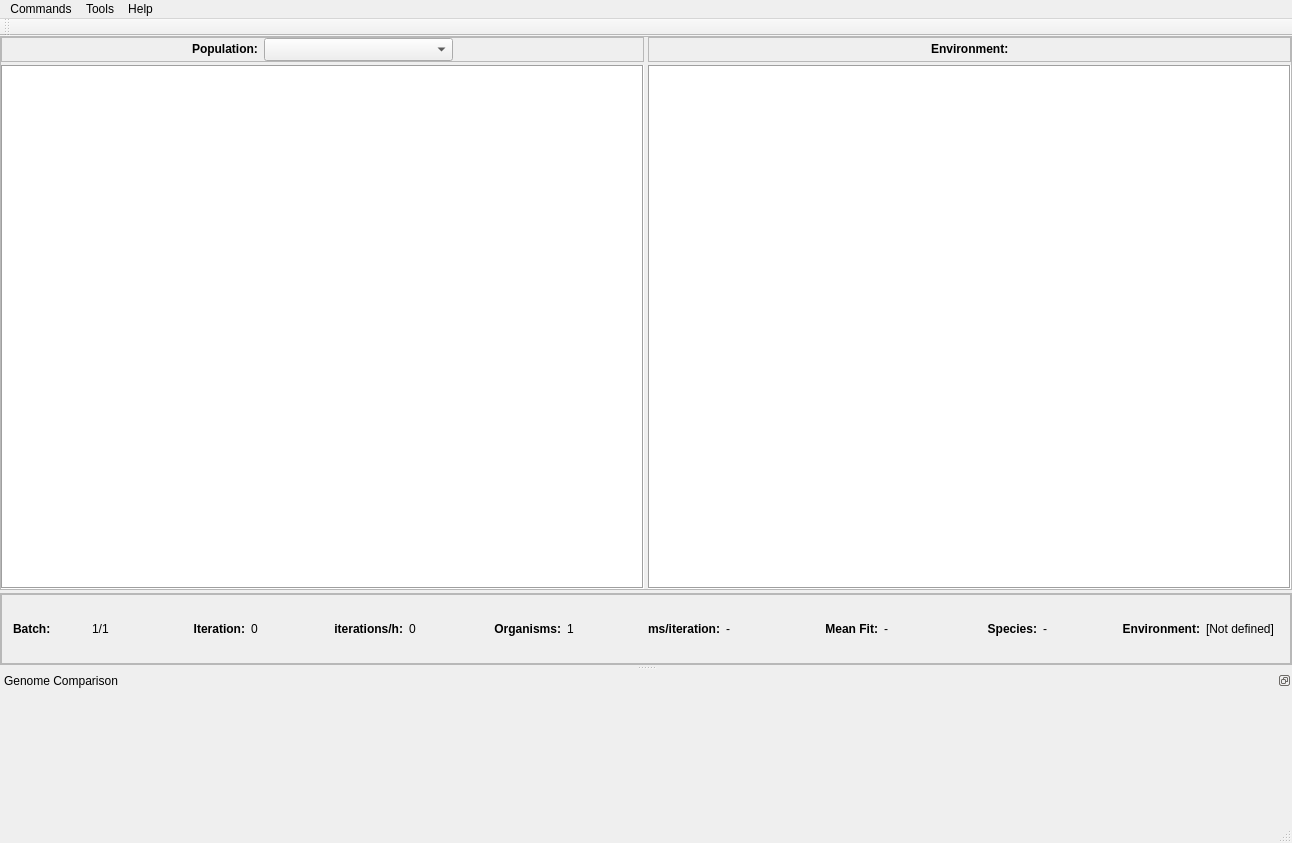
<?xml version="1.0" encoding="UTF-8"?>
<ui version="4.0">
 <class>MainWindow</class>
 <widget class="QMainWindow" name="MainWindow">
  <property name="geometry">
   <rect>
    <x>0</x>
    <y>0</y>
    <width>1292</width>
    <height>843</height>
   </rect>
  </property>
  <property name="windowTitle">
   <string>REvoSim</string>
  </property>
  <property name="toolButtonStyle">
   <enum>Qt::ToolButtonTextUnderIcon</enum>
  </property>
  <property name="documentMode">
   <bool>false</bool>
  </property>
  <widget class="QWidget" name="centralWidget">
   <property name="sizePolicy">
    <sizepolicy hsizetype="Preferred" vsizetype="Preferred">
     <horstretch>0</horstretch>
     <verstretch>1</verstretch>
    </sizepolicy>
   </property>
   <layout class="QVBoxLayout" name="verticalLayout_4">
    <property name="spacing">
     <number>3</number>
    </property>
    <property name="leftMargin">
     <number>0</number>
    </property>
    <property name="topMargin">
     <number>0</number>
    </property>
    <property name="rightMargin">
     <number>0</number>
    </property>
    <property name="bottomMargin">
     <number>0</number>
    </property>
    <item>
     <widget class="QFrame" name="frame_2">
      <property name="frameShape">
       <enum>QFrame::StyledPanel</enum>
      </property>
      <property name="frameShadow">
       <enum>QFrame::Raised</enum>
      </property>
      <layout class="QHBoxLayout" name="horizontalLayout">
       <property name="spacing">
        <number>4</number>
       </property>
       <property name="leftMargin">
        <number>0</number>
       </property>
       <property name="topMargin">
        <number>0</number>
       </property>
       <property name="rightMargin">
        <number>0</number>
       </property>
       <property name="bottomMargin">
        <number>0</number>
       </property>
       <item>
        <layout class="QVBoxLayout" name="verticalLayout">
         <property name="spacing">
          <number>3</number>
         </property>
         <item>
          <widget class="QFrame" name="frame_3">
           <property name="sizePolicy">
            <sizepolicy hsizetype="Preferred" vsizetype="Fixed">
             <horstretch>0</horstretch>
             <verstretch>25</verstretch>
            </sizepolicy>
           </property>
           <property name="minimumSize">
            <size>
             <width>0</width>
             <height>25</height>
            </size>
           </property>
           <property name="maximumSize">
            <size>
             <width>16777215</width>
             <height>25</height>
            </size>
           </property>
           <property name="frameShape">
            <enum>QFrame::StyledPanel</enum>
           </property>
           <property name="frameShadow">
            <enum>QFrame::Raised</enum>
           </property>
           <layout class="QHBoxLayout" name="horizontalLayout_4">
            <property name="leftMargin">
             <number>0</number>
            </property>
            <property name="topMargin">
             <number>0</number>
            </property>
            <property name="rightMargin">
             <number>0</number>
            </property>
            <property name="bottomMargin">
             <number>0</number>
            </property>
            <item>
             <spacer name="horizontalSpacer">
              <property name="orientation">
               <enum>Qt::Horizontal</enum>
              </property>
              <property name="sizeHint" stdset="0">
               <size>
                <width>40</width>
                <height>20</height>
               </size>
              </property>
             </spacer>
            </item>
            <item>
             <widget class="QLabel" name="label_7">
              <property name="sizePolicy">
               <sizepolicy hsizetype="Fixed" vsizetype="Preferred">
                <horstretch>0</horstretch>
                <verstretch>0</verstretch>
               </sizepolicy>
              </property>
              <property name="text">
               <string>&lt;b&gt;Population:&lt;/b&gt;</string>
              </property>
             </widget>
            </item>
            <item>
             <widget class="QComboBox" name="populationWindowComboBox">
              <property name="sizePolicy">
               <sizepolicy hsizetype="Expanding" vsizetype="Expanding">
                <horstretch>0</horstretch>
                <verstretch>0</verstretch>
               </sizepolicy>
              </property>
              <property name="currentIndex">
               <number>-1</number>
              </property>
             </widget>
            </item>
            <item>
             <spacer name="horizontalSpacer_2">
              <property name="orientation">
               <enum>Qt::Horizontal</enum>
              </property>
              <property name="sizeHint" stdset="0">
               <size>
                <width>40</width>
                <height>20</height>
               </size>
              </property>
             </spacer>
            </item>
           </layout>
          </widget>
         </item>
         <item>
          <widget class="QGraphicsView" name="GV_Population">
           <property name="sizePolicy">
            <sizepolicy hsizetype="Expanding" vsizetype="Expanding">
             <horstretch>0</horstretch>
             <verstretch>0</verstretch>
            </sizepolicy>
           </property>
           <property name="minimumSize">
            <size>
             <width>350</width>
             <height>350</height>
            </size>
           </property>
           <property name="autoFillBackground">
            <bool>false</bool>
           </property>
           <property name="frameShape">
            <enum>QFrame::Box</enum>
           </property>
           <property name="frameShadow">
            <enum>QFrame::Sunken</enum>
           </property>
           <property name="verticalScrollBarPolicy">
            <enum>Qt::ScrollBarAsNeeded</enum>
           </property>
           <property name="backgroundBrush">
            <brush brushstyle="NoBrush">
             <color alpha="255">
              <red>13</red>
              <green>13</green>
              <blue>13</blue>
             </color>
            </brush>
           </property>
          </widget>
         </item>
        </layout>
       </item>
       <item>
        <layout class="QVBoxLayout" name="verticalLayout_2">
         <property name="spacing">
          <number>3</number>
         </property>
         <item>
          <widget class="QFrame" name="frame_4">
           <property name="sizePolicy">
            <sizepolicy hsizetype="Preferred" vsizetype="Fixed">
             <horstretch>0</horstretch>
             <verstretch>25</verstretch>
            </sizepolicy>
           </property>
           <property name="minimumSize">
            <size>
             <width>0</width>
             <height>25</height>
            </size>
           </property>
           <property name="maximumSize">
            <size>
             <width>16777215</width>
             <height>25</height>
            </size>
           </property>
           <property name="frameShape">
            <enum>QFrame::StyledPanel</enum>
           </property>
           <property name="frameShadow">
            <enum>QFrame::Raised</enum>
           </property>
           <layout class="QHBoxLayout" name="horizontalLayout_2">
            <property name="leftMargin">
             <number>0</number>
            </property>
            <property name="topMargin">
             <number>0</number>
            </property>
            <property name="rightMargin">
             <number>0</number>
            </property>
            <property name="bottomMargin">
             <number>0</number>
            </property>
            <item>
             <spacer name="horizontalSpacer_3">
              <property name="orientation">
               <enum>Qt::Horizontal</enum>
              </property>
              <property name="sizeHint" stdset="0">
               <size>
                <width>40</width>
                <height>20</height>
               </size>
              </property>
             </spacer>
            </item>
            <item>
             <widget class="QLabel" name="label_2">
              <property name="text">
               <string>&lt;b&gt;Environment:&lt;/b&gt;</string>
              </property>
              <property name="alignment">
               <set>Qt::AlignLeading|Qt::AlignLeft|Qt::AlignVCenter</set>
              </property>
             </widget>
            </item>
            <item>
             <spacer name="horizontalSpacer_4">
              <property name="orientation">
               <enum>Qt::Horizontal</enum>
              </property>
              <property name="sizeHint" stdset="0">
               <size>
                <width>40</width>
                <height>20</height>
               </size>
              </property>
             </spacer>
            </item>
           </layout>
          </widget>
         </item>
         <item>
          <widget class="QGraphicsView" name="GV_Environment">
           <property name="sizePolicy">
            <sizepolicy hsizetype="Expanding" vsizetype="Expanding">
             <horstretch>0</horstretch>
             <verstretch>0</verstretch>
            </sizepolicy>
           </property>
           <property name="minimumSize">
            <size>
             <width>350</width>
             <height>350</height>
            </size>
           </property>
           <property name="frameShape">
            <enum>QFrame::Box</enum>
           </property>
           <property name="frameShadow">
            <enum>QFrame::Sunken</enum>
           </property>
          </widget>
         </item>
        </layout>
       </item>
      </layout>
     </widget>
    </item>
    <item>
     <widget class="QFrame" name="frame">
      <property name="sizePolicy">
       <sizepolicy hsizetype="Preferred" vsizetype="Maximum">
        <horstretch>0</horstretch>
        <verstretch>0</verstretch>
       </sizepolicy>
      </property>
      <property name="frameShape">
       <enum>QFrame::StyledPanel</enum>
      </property>
      <property name="frameShadow">
       <enum>QFrame::Raised</enum>
      </property>
      <layout class="QVBoxLayout" name="verticalLayout_5">
       <property name="spacing">
        <number>3</number>
       </property>
       <property name="leftMargin">
        <number>0</number>
       </property>
       <property name="topMargin">
        <number>0</number>
       </property>
       <property name="rightMargin">
        <number>0</number>
       </property>
       <property name="bottomMargin">
        <number>0</number>
       </property>
       <item>
        <widget class="QScrollArea" name="scrollArea">
         <property name="verticalScrollBarPolicy">
          <enum>Qt::ScrollBarAlwaysOff</enum>
         </property>
         <property name="horizontalScrollBarPolicy">
          <enum>Qt::ScrollBarAlwaysOff</enum>
         </property>
         <property name="widgetResizable">
          <bool>true</bool>
         </property>
         <widget class="QWidget" name="scrollAreaWidgetContents">
          <property name="geometry">
           <rect>
            <x>0</x>
            <y>0</y>
            <width>1288</width>
            <height>68</height>
           </rect>
          </property>
          <layout class="QHBoxLayout" name="horizontalLayout_5">
           <item>
            <layout class="QHBoxLayout" name="horizontalLayout_3">
             <item>
              <widget class="QLabel" name="batchLabel">
               <property name="text">
                <string>&lt;b&gt;Batch:&lt;/b&gt;</string>
               </property>
              </widget>
             </item>
             <item>
              <widget class="QLabel" name="LabelBatch">
               <property name="text">
                <string>1/1</string>
               </property>
              </widget>
             </item>
             <item>
              <widget class="QLabel" name="iterationLabel">
               <property name="text">
                <string>&lt;b&gt;Iteration:&lt;/b&gt;</string>
               </property>
               <property name="textFormat">
                <enum>Qt::AutoText</enum>
               </property>
               <property name="alignment">
                <set>Qt::AlignRight|Qt::AlignTrailing|Qt::AlignVCenter</set>
               </property>
              </widget>
             </item>
             <item>
              <widget class="QLabel" name="LabelIteration">
               <property name="text">
                <string>0</string>
               </property>
              </widget>
             </item>
             <item>
              <widget class="QLabel" name="iterationsperhourLabel">
               <property name="text">
                <string>&lt;b&gt;iterations/h:&lt;/b&gt;</string>
               </property>
               <property name="alignment">
                <set>Qt::AlignRight|Qt::AlignTrailing|Qt::AlignVCenter</set>
               </property>
              </widget>
             </item>
             <item>
              <widget class="QLabel" name="LabelIterationsPerHour">
               <property name="text">
                <string>0</string>
               </property>
              </widget>
             </item>
             <item>
              <widget class="QLabel" name="crittersLabel">
               <property name="text">
                <string>&lt;b&gt;Organisms:&lt;/b&gt;</string>
               </property>
               <property name="alignment">
                <set>Qt::AlignRight|Qt::AlignTrailing|Qt::AlignVCenter</set>
               </property>
              </widget>
             </item>
             <item>
              <widget class="QLabel" name="LabelCritters">
               <property name="text">
                <string>1</string>
               </property>
              </widget>
             </item>
             <item>
              <widget class="QLabel" name="msPerIterationLabel">
               <property name="text">
                <string>&lt;b&gt;ms/iteration:&lt;/b&gt;</string>
               </property>
               <property name="alignment">
                <set>Qt::AlignRight|Qt::AlignTrailing|Qt::AlignVCenter</set>
               </property>
              </widget>
             </item>
             <item>
              <widget class="QLabel" name="LabelSpeed">
               <property name="text">
                <string>-</string>
               </property>
              </widget>
             </item>
             <item>
              <widget class="QLabel" name="meanFitLabel">
               <property name="text">
                <string>&lt;b&gt;Mean Fit:&lt;/b&gt;</string>
               </property>
               <property name="alignment">
                <set>Qt::AlignRight|Qt::AlignTrailing|Qt::AlignVCenter</set>
               </property>
              </widget>
             </item>
             <item>
              <widget class="QLabel" name="LabelFitness">
               <property name="text">
                <string>-</string>
               </property>
              </widget>
             </item>
             <item>
              <widget class="QLabel" name="speciesLabel">
               <property name="text">
                <string>&lt;b&gt;Species:&lt;/b&gt;</string>
               </property>
               <property name="alignment">
                <set>Qt::AlignRight|Qt::AlignTrailing|Qt::AlignVCenter</set>
               </property>
              </widget>
             </item>
             <item>
              <widget class="QLabel" name="LabelSpecies">
               <property name="text">
                <string>-</string>
               </property>
              </widget>
             </item>
             <item>
              <widget class="QLabel" name="environmentLabel">
               <property name="text">
                <string>&lt;b&gt;Environment:&lt;/b&gt;</string>
               </property>
               <property name="alignment">
                <set>Qt::AlignRight|Qt::AlignTrailing|Qt::AlignVCenter</set>
               </property>
              </widget>
             </item>
             <item>
              <widget class="QLabel" name="LabelEnvironment">
               <property name="text">
                <string>[Not defined]</string>
               </property>
              </widget>
             </item>
            </layout>
           </item>
          </layout>
         </widget>
        </widget>
       </item>
      </layout>
     </widget>
    </item>
   </layout>
  </widget>
  <widget class="QStatusBar" name="statusBar"/>
  <widget class="QDockWidget" name="genomeComparisonDock">
   <property name="minimumSize">
    <size>
     <width>250</width>
     <height>150</height>
    </size>
   </property>
   <property name="features">
    <set>QDockWidget::DockWidgetFloatable|QDockWidget::DockWidgetMovable</set>
   </property>
   <property name="windowTitle">
    <string>Genome Comparison</string>
   </property>
   <attribute name="dockWidgetArea">
    <number>8</number>
   </attribute>
   <widget class="QWidget" name="genomeComparisonContent"/>
  </widget>
  <widget class="QToolBar" name="toolBar">
   <property name="windowTitle">
    <string>toolBar</string>
   </property>
   <attribute name="toolBarArea">
    <enum>TopToolBarArea</enum>
   </attribute>
   <attribute name="toolBarBreak">
    <bool>false</bool>
   </attribute>
  </widget>
  <widget class="QMenuBar" name="menuBar">
   <property name="geometry">
    <rect>
     <x>0</x>
     <y>0</y>
     <width>1292</width>
     <height>24</height>
    </rect>
   </property>
   <widget class="QMenu" name="menuCommands">
    <property name="mouseTracking">
     <bool>true</bool>
    </property>
    <property name="focusPolicy">
     <enum>Qt::NoFocus</enum>
    </property>
    <property name="title">
     <string>Commands</string>
    </property>
    <addaction name="actionLoad_Random_Numbers"/>
    <addaction name="actionStart_Sim"/>
    <addaction name="actionRun_for"/>
    <addaction name="actionBatch"/>
    <addaction name="actionPause_Sim"/>
    <addaction name="actionStop_Sim"/>
    <addaction name="actionReset"/>
    <addaction name="actionReseed"/>
    <addaction name="actionGo_Slow"/>
    <addaction name="separator"/>
    <addaction name="actionSave"/>
    <addaction name="actionLoad"/>
    <addaction name="actionSaveSettings"/>
    <addaction name="actionLoadSettings"/>
    <addaction name="separator"/>
    <addaction name="actionCount_peaks"/>
    <addaction name="separator"/>
    <addaction name="actionExit"/>
   </widget>
   <widget class="QMenu" name="menuTools">
    <property name="title">
     <string>Tools</string>
    </property>
    <addaction name="actionGenomeComparison"/>
    <addaction name="actionSettings_Dock"/>
   </widget>
   <widget class="QMenu" name="menuHelp">
    <property name="title">
     <string>Help</string>
    </property>
    <addaction name="actionCode_on_GitHub"/>
    <addaction name="actionBugIssueFeatureRequest"/>
    <addaction name="actionOnline_User_Manual"/>
    <addaction name="separator"/>
    <addaction name="actionAbout"/>
   </widget>
   <addaction name="menuCommands"/>
   <addaction name="menuTools"/>
   <addaction name="menuHelp"/>
  </widget>
  <action name="actionReset">
   <property name="text">
    <string>Reset</string>
   </property>
   <property name="toolTip">
    <string>Reset</string>
   </property>
   <property name="shortcut">
    <string>Alt+X</string>
   </property>
  </action>
  <action name="actionStart_Sim">
   <property name="text">
    <string>Run</string>
   </property>
   <property name="toolTip">
    <string>Run</string>
   </property>
   <property name="shortcut">
    <string>Alt+S</string>
   </property>
  </action>
  <action name="actionStop_Sim">
   <property name="text">
    <string>Stop</string>
   </property>
   <property name="toolTip">
    <string>Stop</string>
   </property>
   <property name="shortcut">
    <string>Alt+X</string>
   </property>
  </action>
  <action name="actionRun_for">
   <property name="text">
    <string>Run for...</string>
   </property>
   <property name="toolTip">
    <string>Run for</string>
   </property>
   <property name="shortcut">
    <string>Alt+R</string>
   </property>
  </action>
  <action name="actionSave">
   <property name="text">
    <string>Save...</string>
   </property>
   <property name="shortcut">
    <string>Ctrl+S</string>
   </property>
  </action>
  <action name="actionLoad">
   <property name="text">
    <string>Load...</string>
   </property>
   <property name="shortcut">
    <string>Ctrl+O</string>
   </property>
  </action>
  <action name="actionGenomeComparison">
   <property name="checkable">
    <bool>true</bool>
   </property>
   <property name="checked">
    <bool>false</bool>
   </property>
   <property name="text">
    <string>Genome Comparison Dock</string>
   </property>
  </action>
  <action name="actionGo_Slow">
   <property name="checkable">
    <bool>true</bool>
   </property>
   <property name="text">
    <string>Go Slow</string>
   </property>
  </action>
  <action name="actionLoad_Random_Numbers">
   <property name="text">
    <string>Load Random Numbers...</string>
   </property>
  </action>
  <action name="actionFitness_logging_to_File">
   <property name="checkable">
    <bool>true</bool>
   </property>
   <property name="enabled">
    <bool>true</bool>
   </property>
   <property name="text">
    <string>Fitness logging</string>
   </property>
  </action>
  <action name="actionReseed">
   <property name="checkable">
    <bool>false</bool>
   </property>
   <property name="text">
    <string>Reseed with known genome...</string>
   </property>
  </action>
  <action name="actionBatch">
   <property name="text">
    <string>Batch</string>
   </property>
  </action>
  <action name="actionRecombination_logging">
   <property name="checkable">
    <bool>true</bool>
   </property>
   <property name="text">
    <string>Recombination logging</string>
   </property>
  </action>
  <action name="actionCount_peaks">
   <property name="text">
    <string>Count peaks...</string>
   </property>
   <property name="shortcut">
    <string>Ctrl+Shift+P</string>
   </property>
  </action>
  <action name="actionSaveSettings">
   <property name="text">
    <string>Save settings...</string>
   </property>
   <property name="shortcut">
    <string>Ctrl+Shift+S</string>
   </property>
  </action>
  <action name="actionLoadSettings">
   <property name="text">
    <string>Load settings...</string>
   </property>
   <property name="shortcut">
    <string>Ctrl+Shift+O</string>
   </property>
  </action>
  <action name="actionPause_Sim">
   <property name="text">
    <string>Pause</string>
   </property>
   <property name="shortcut">
    <string>Alt+P</string>
   </property>
  </action>
  <action name="actionAbout">
   <property name="text">
    <string>About</string>
   </property>
  </action>
  <action name="actionExit">
   <property name="text">
    <string>Exit</string>
   </property>
  </action>
  <action name="actionCode_on_GitHub">
   <property name="text">
    <string>Code on GitHub</string>
   </property>
  </action>
  <action name="actionOnline_User_Manual">
   <property name="text">
    <string>Online User Manual</string>
   </property>
  </action>
  <action name="actionSettings_Dock">
   <property name="checkable">
    <bool>true</bool>
   </property>
   <property name="text">
    <string>Settings Dock</string>
   </property>
  </action>
  <action name="actionBugIssueFeatureRequest">
   <property name="text">
    <string>Report Bug/Issue/Feature Request</string>
   </property>
  </action>
 </widget>
 <layoutdefault spacing="6" margin="11"/>
 <resources/>
 <connections>
  <connection>
   <sender>actionGenomeComparison</sender>
   <signal>triggered(bool)</signal>
   <receiver>genomeComparisonDock</receiver>
   <slot>setVisible(bool)</slot>
   <hints>
    <hint type="sourcelabel">
     <x>-1</x>
     <y>-1</y>
    </hint>
    <hint type="destinationlabel">
     <x>369</x>
     <y>770</y>
    </hint>
   </hints>
  </connection>
 </connections>
</ui>
